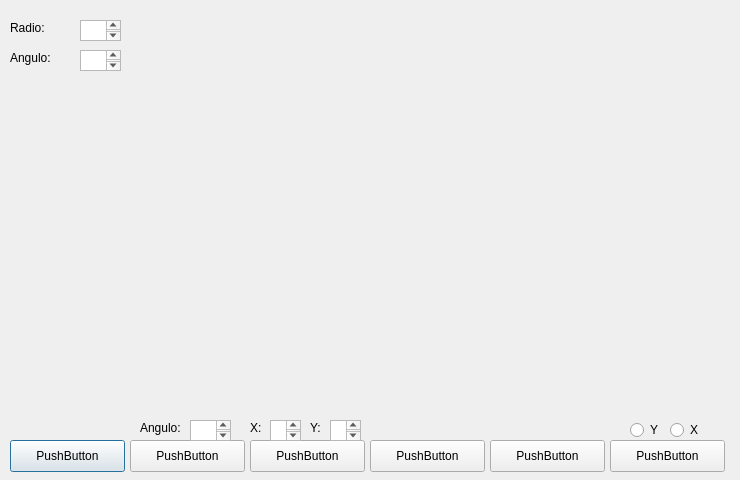
<?xml version="1.0" encoding="UTF-8"?>
<ui version="4.0">
 <class>Arco</class>
 <widget class="QDialog" name="Arco">
  <property name="geometry">
   <rect>
    <x>0</x>
    <y>0</y>
    <width>740</width>
    <height>480</height>
   </rect>
  </property>
  <property name="windowTitle">
   <string>Dialog</string>
  </property>
  <widget class="QPushButton" name="pushButton">
   <property name="geometry">
    <rect>
     <x>10</x>
     <y>440</y>
     <width>115</width>
     <height>32</height>
    </rect>
   </property>
   <property name="text">
    <string>PushButton</string>
   </property>
  </widget>
  <widget class="QPushButton" name="pushButton_2">
   <property name="geometry">
    <rect>
     <x>130</x>
     <y>440</y>
     <width>115</width>
     <height>32</height>
    </rect>
   </property>
   <property name="text">
    <string>PushButton</string>
   </property>
  </widget>
  <widget class="QPushButton" name="pushButton_3">
   <property name="geometry">
    <rect>
     <x>250</x>
     <y>440</y>
     <width>115</width>
     <height>32</height>
    </rect>
   </property>
   <property name="text">
    <string>PushButton</string>
   </property>
  </widget>
  <widget class="QPushButton" name="pushButton_4">
   <property name="geometry">
    <rect>
     <x>370</x>
     <y>440</y>
     <width>115</width>
     <height>32</height>
    </rect>
   </property>
   <property name="text">
    <string>PushButton</string>
   </property>
  </widget>
  <widget class="QPushButton" name="pushButton_5">
   <property name="geometry">
    <rect>
     <x>490</x>
     <y>440</y>
     <width>115</width>
     <height>32</height>
    </rect>
   </property>
   <property name="text">
    <string>PushButton</string>
   </property>
  </widget>
  <widget class="QPushButton" name="pushButton_6">
   <property name="geometry">
    <rect>
     <x>610</x>
     <y>440</y>
     <width>115</width>
     <height>32</height>
    </rect>
   </property>
   <property name="text">
    <string>PushButton</string>
   </property>
  </widget>
  <widget class="QRadioButton" name="radioButton">
   <property name="geometry">
    <rect>
     <x>630</x>
     <y>420</y>
     <width>31</width>
     <height>20</height>
    </rect>
   </property>
   <property name="text">
    <string>Y</string>
   </property>
  </widget>
  <widget class="QRadioButton" name="radioButton_2">
   <property name="geometry">
    <rect>
     <x>670</x>
     <y>420</y>
     <width>31</width>
     <height>20</height>
    </rect>
   </property>
   <property name="text">
    <string>X</string>
   </property>
  </widget>
  <widget class="QPlainTextEdit" name="plainTextEdit">
   <property name="geometry">
    <rect>
     <x>270</x>
     <y>420</y>
     <width>31</width>
     <height>21</height>
    </rect>
   </property>
  </widget>
  <widget class="QPlainTextEdit" name="plainTextEdit_2">
   <property name="geometry">
    <rect>
     <x>330</x>
     <y>420</y>
     <width>31</width>
     <height>21</height>
    </rect>
   </property>
  </widget>
  <widget class="QLabel" name="label">
   <property name="geometry">
    <rect>
     <x>250</x>
     <y>420</y>
     <width>16</width>
     <height>16</height>
    </rect>
   </property>
   <property name="text">
    <string>X:</string>
   </property>
  </widget>
  <widget class="QLabel" name="label_2">
   <property name="geometry">
    <rect>
     <x>310</x>
     <y>420</y>
     <width>16</width>
     <height>16</height>
    </rect>
   </property>
   <property name="text">
    <string>Y:</string>
   </property>
  </widget>
  <widget class="QPlainTextEdit" name="plainTextEdit_3">
   <property name="geometry">
    <rect>
     <x>80</x>
     <y>20</y>
     <width>41</width>
     <height>21</height>
    </rect>
   </property>
  </widget>
  <widget class="QPlainTextEdit" name="plainTextEdit_4">
   <property name="geometry">
    <rect>
     <x>80</x>
     <y>50</y>
     <width>41</width>
     <height>21</height>
    </rect>
   </property>
  </widget>
  <widget class="QLabel" name="label_3">
   <property name="geometry">
    <rect>
     <x>10</x>
     <y>20</y>
     <width>41</width>
     <height>16</height>
    </rect>
   </property>
   <property name="text">
    <string>Radio:</string>
   </property>
  </widget>
  <widget class="QLabel" name="label_4">
   <property name="geometry">
    <rect>
     <x>10</x>
     <y>50</y>
     <width>51</width>
     <height>16</height>
    </rect>
   </property>
   <property name="text">
    <string>Angulo:</string>
   </property>
  </widget>
  <widget class="QPlainTextEdit" name="plainTextEdit_5">
   <property name="geometry">
    <rect>
     <x>190</x>
     <y>420</y>
     <width>41</width>
     <height>21</height>
    </rect>
   </property>
  </widget>
  <widget class="QLabel" name="label_5">
   <property name="geometry">
    <rect>
     <x>140</x>
     <y>420</y>
     <width>59</width>
     <height>16</height>
    </rect>
   </property>
   <property name="text">
    <string>Angulo:</string>
   </property>
  </widget>
 </widget>
 <resources/>
 <connections/>
</ui>
